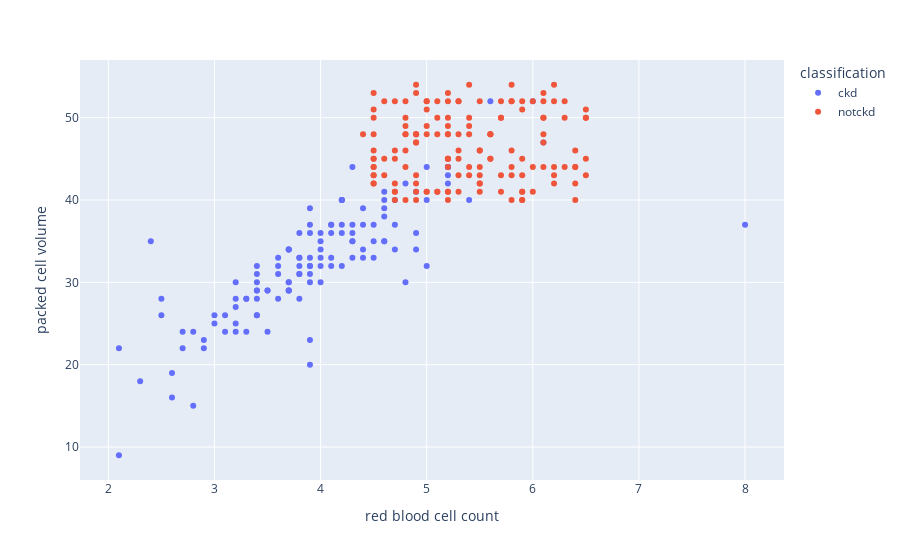

Source (notebook cell):
### Code cell
scatters('red blood cell count', 'packed cell volume')

### Figure 1 — Plotly figure (JSON) as saved in the notebook; plotly's stock layout.template omitted (floating-point values rounded to 4 significant figures; data arrays with more than 128 entries replaced by an {"elided": "..."} marker saying what was removed)
{"data": [{"hovertemplate": "classification=ckd<br>red blood cell count=%{x}<br>packed cell volume=%{y}<extra></extra>", "legendgroup": "ckd", "marker": {"color": "#636efa", "symbol": "circle"}, "mode": "markers", "name": "ckd", "orientation": "v", "showlegend": true, "type": "scatter", "x": {"elided": "250 float values"}, "xaxis": "x", "y": {"elided": "250 int values"}, "yaxis": "y"}, {"hovertemplate": "classification=notckd<br>red blood cell count=%{x}<br>packed cell volume=%{y}<extra></extra>", "legendgroup": "notckd", "marker": {"color": "#EF553B", "symbol": "circle"}, "mode": "markers", "name": "notckd", "orientation": "v", "showlegend": true, "type": "scatter", "x": {"elided": "150 float values"}, "xaxis": "x", "y": {"elided": "150 int values"}, "yaxis": "y"}], "layout": {"legend": {"title": {"text": "classification"}, "tracegroupgap": 0}, "margin": {"t": 60}, "xaxis": {"anchor": "y", "domain": [0, 1], "title": {"text": "red blood cell count"}}, "yaxis": {"anchor": "x", "domain": [0, 1], "title": {"text": "packed cell volume"}}}}
